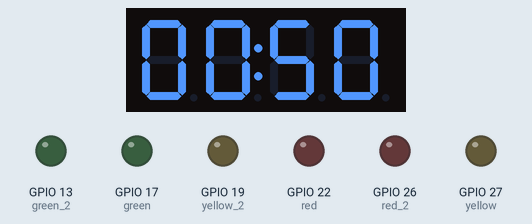
Simulated run of this program. Board: Raspberry Pi (BCM pin numbers). On the bench: 4-digit seven-segment display, output pins drawn as LEDs (lit = HIGH). Library files of the repository ran but are not shown: tm1637.py; pins used as bus, display or sensor lines are not drawn.

Above: at 0.1 s.
At 4.1 s:
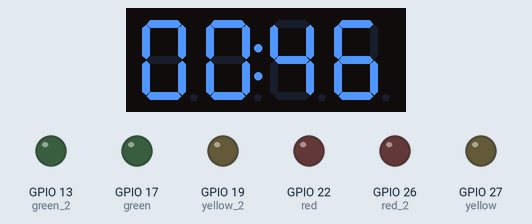
At 9.1 s:
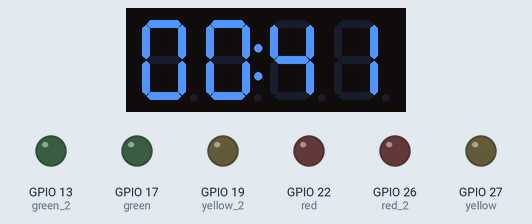
At 19.1 s:
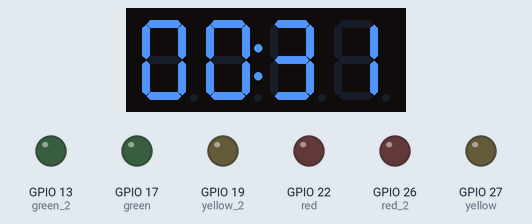
At 28.1 s:
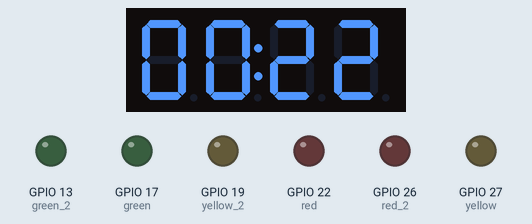
At 38.1 s:
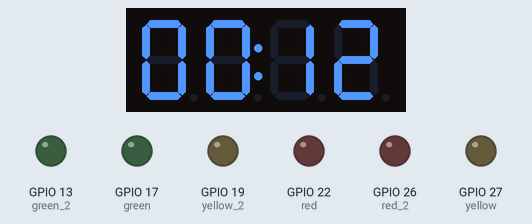

Measured:
- what the display in image 2 shows lasts 1.0 s, from 9.0 s to 10.0 s

The program:

coba.py
```python
import RPi.GPIO as GPIO
import time
# GPIO.setwarnings(False)
import tm1637
GPIO.cleanup()
GPIO.setmode(GPIO.BCM)

red = 22
yellow = 27
green = 17

red_2 = 26
yellow_2 = 19
green_2= 13

GPIO.setup(red,GPIO.OUT)
GPIO.setup(yellow,GPIO.OUT)
GPIO.setup(green,GPIO.OUT)

GPIO.setup(red_2,GPIO.OUT)
GPIO.setup(yellow_2,GPIO.OUT)
GPIO.setup(green_2,GPIO.OUT)

tm_barat = tm1637.TM1637(clk=7, dio=23)
counter = 50
try:
    while counter:
        # GPIO.output(green,True)
        # GPIO.output(red,False)
        # GPIO.output(yellow,False)
        # GPIO.output(green_2,True)
        # GPIO.output(red_2,False)
        # GPIO.output(yellow_2,False)
        # time.sleep(1)

        # GPIO.output(green,False)
        # GPIO.output(yellow,True)
        # GPIO.output(red,False)
        # GPIO.output(green_2,False)
        # GPIO.output(yellow_2,True)
        # GPIO.output(red_2,False)

        # time.sleep(1)

        # GPIO.output(green,False)
        # GPIO.output(yellow,False)
        # GPIO.output(red,True)
        # GPIO.output(green_2,False)
        # GPIO.output(yellow_2,False)
        # GPIO.output(red_2,True)
        tm_barat.numbers(00,counter)
        time.sleep(1)
        counter -=1
    print("kelar try")
    GPIO.cleanup()
except KeyboardInterrupt:
    print("test")
    GPIO.cleanup()

# GPIO.cleanup()
```
